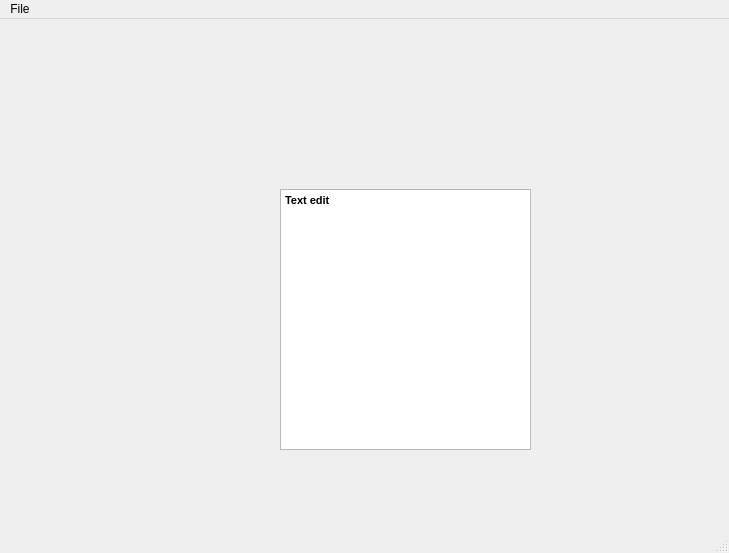
<?xml version="1.0" encoding="UTF-8"?>
<ui version="4.0">
 <class>MainWindow</class>
 <widget class="QMainWindow" name="MainWindow">
  <property name="geometry">
   <rect>
    <x>0</x>
    <y>0</y>
    <width>729</width>
    <height>553</height>
   </rect>
  </property>
  <property name="windowTitle">
   <string>MainWindow</string>
  </property>
  <widget class="QWidget" name="centralwidget">
   <widget class="QTextEdit" name="textEdit">
    <property name="geometry">
     <rect>
      <x>280</x>
      <y>170</y>
      <width>251</width>
      <height>261</height>
     </rect>
    </property>
    <property name="html">
     <string>&lt;!DOCTYPE HTML PUBLIC &quot;-//W3C//DTD HTML 4.0//EN&quot; &quot;http://www.w3.org/TR/REC-html40/strict.dtd&quot;&gt;
&lt;html&gt;&lt;head&gt;&lt;meta name=&quot;qrichtext&quot; content=&quot;1&quot; /&gt;&lt;style type=&quot;text/css&quot;&gt;
p, li { white-space: pre-wrap; }
&lt;/style&gt;&lt;/head&gt;&lt;body style=&quot; font-family:'MS Shell Dlg 2'; font-size:8.25pt; font-weight:400; font-style:normal;&quot;&gt;
&lt;p style=&quot; margin-top:0px; margin-bottom:0px; margin-left:0px; margin-right:0px; -qt-block-indent:0; text-indent:0px;&quot;&gt;&lt;span style=&quot; font-weight:600;&quot;&gt;Text edit&lt;/span&gt;&lt;/p&gt;&lt;/body&gt;&lt;/html&gt;</string>
    </property>
   </widget>
  </widget>
  <widget class="QMenuBar" name="menubar">
   <property name="geometry">
    <rect>
     <x>0</x>
     <y>0</y>
     <width>729</width>
     <height>21</height>
    </rect>
   </property>
   <widget class="QMenu" name="menuFile">
    <property name="title">
     <string>File</string>
    </property>
    <addaction name="actionOpen"/>
   </widget>
   <addaction name="menuFile"/>
  </widget>
  <widget class="QStatusBar" name="statusbar"/>
  <action name="actionOpen">
   <property name="text">
    <string>Open</string>
   </property>
  </action>
 </widget>
 <resources/>
 <connections/>
</ui>
